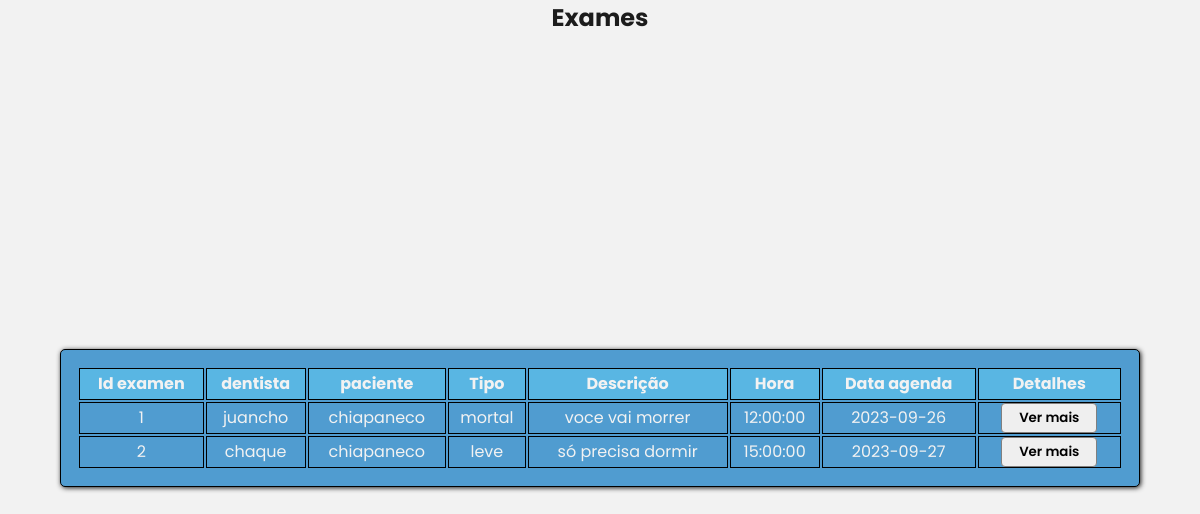
/listar_exames.php, run on an earlier commit of the app's database.
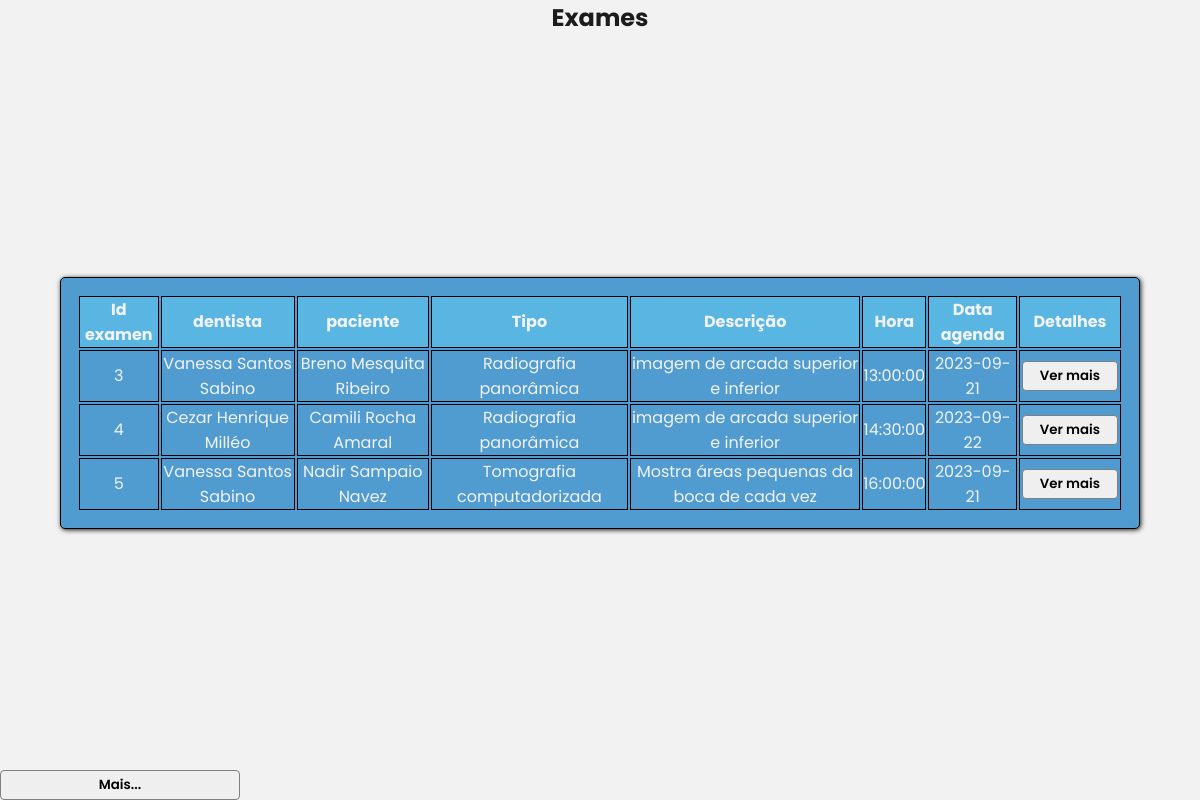
And on a later commit of the database.
### tables this page shows
CREATE TABLE IF NOT EXISTS `exame` (
  `id_examen_pk` int(11) NOT NULL,
  `id_dentista_fk` int(11) NOT NULL,
  `id_paciente_fk` int(11) NOT NULL,
  `tipo` text,
  `descricao` text,
  `resultado` text,
  `hora` time DEFAULT NULL,
  `data_agenda` date DEFAULT NULL,
  `imagem` longblob,
  PRIMARY KEY (`id_examen_pk`),
  KEY `id_dentista_fk` (`id_dentista_fk`),
  KEY `id_paciente_fk` (`id_paciente_fk`)
);

CREATE TABLE IF NOT EXISTS `dentista` (
  `id_funcionario_pk` int(12) NOT NULL,
  `cpf` varchar(11) DEFAULT NULL,
  `especialidade` text,
  `nome` text,
  `endereco` text,
  `telefone` bigint(12) DEFAULT NULL,
  `email` text,
  `crm` text,
  PRIMARY KEY (`id_funcionario_pk`)
);

CREATE TABLE IF NOT EXISTS `paciente` (
  `id_paciente_pk` int(11) NOT NULL,
  `nome` text,
  `telefone` varchar(11) DEFAULT NULL,
  `email` text,
  `senha` varchar(100) DEFAULT NULL,
  `cpf` bigint(11) DEFAULT NULL,
  `endereco` text,
  PRIMARY KEY (`id_paciente_pk`)
);

### persistence/Banco.php (called while the page is built, shortened)
<?php
class Banco{
	private $conexao;
	public function __construct(){
		$this->url="localhost";
		$this->usuario="root";
		$this->senha="";
		$this->banco="odontologia";
		$this->conexao=new mysqli($this->url,$this->usuario,
			$this->senha,$this->banco);
	}
	public function consultar($sql)
	{
		$consulta=$this->conexao->query($sql);
		$linhas=$consulta->num_rows;
		if($linhas>0){
			return $consulta;
		}else{
			return false;
		}
	}
}
?>

### persistence/ExamePA.php (called while the page is built, shortened)
<?php
require_once 'Banco.php';
class ExamePA{
	private $conexao;
	function __construct()
	{
		$this->conexao=new Banco();
	}
	public function retornarUltimo()
	{
		$sql="select max(id_examen_pk) from exame";
		$consulta=$this->conexao->consultar($sql);
		if(!$consulta){
			return false;
		}else{
			$linha=$consulta->fetch_assoc();
			$situacao=0;
			if($linha['max(id_examen_pk)']!=null){
				$situacao=$linha['max(id_examen_pk)'];
			}
			return $situacao;
		}
	}
	public function listar_inicio_fim($inicio,$fim)
	{
		$sql="select * from exame where id_examen_pk
		between $inicio and $fim";
		return $this->conexao->consultar($sql);
	}
	public function converteIdParaNomeDentista($id)
		{
			$sql="select dentista.nome as nome from exame join dentista on exame.id_dentista_fk=dentista.id_funcionario_pk where id_funcionario_pk=$id";
			return $this->conexao->consultar($sql);
		}
	public function converteIdParaNomePaciente($id)
		{
			$sql="select paciente.nome as nome from exame join paciente on exame.id_paciente_fk=paciente.id_paciente_pk where id_paciente_pk=$id";
			return $this->conexao->consultar($sql);
		}
}
?>

### listar_exames.php (the view, shortened to what this page needs)
<?php
require_once 'cabecalho.php';
?>
    <h2>Exames</h2>
<?php
if (isset($_POST['inicio'])) {
	$inicio=$_POST['inicio'];
	$fim=$inicio+4;
}else{
	$inicio=1;
	$fim=5;
}
require_once 'persistence/ExamePA.php';
$examepa=new ExamePA();
$consultar=$examepa->listar_inicio_fim($inicio,$fim);
if(!$consultar){
	echo "<h2>Não há nenhum exame cadastrado no sistema.</h2>";
}else{
	echo "<table>";
	echo "<tr>";
	echo "<th>Id examen</th>";
	echo "<th>dentista</th>";
	echo "<th>paciente</th>";
	echo "<th>Tipo</th>";
	echo "<th>Descrição</th>";
	echo "<th>Hora</th>";
	echo "<th>Data agenda</th>";
	echo "<th>Detalhes</th>";
	echo "</tr>";
	while ($linha=$consultar->fetch_assoc()) {
		echo "<tr>";
		echo "<td>".$linha['id_examen_pk']."</td>";
		$aux=$examepa->converteIdParaNomeDentista($linha['id_dentista_fk']);
		$linhaG=$aux->fetch_assoc();
		echo "<td>".$linhaG['nome']."</td>";
		$aux=$examepa->converteIdParaNomePaciente($linha['id_paciente_fk']);
		$linhaG=$aux->fetch_assoc();
		echo "<td>".$linhaG['nome']."</td>";
		echo "<td>".$linha['tipo']."</td>";
		echo "<td>".$linha['descricao']."</td>";
		echo "<td>".$linha['hora']."</td>";
		echo "<td>".$linha['data_agenda']."</td>";
		echo "<td>
			<form action='detalhes.php' method='POST'>"."
			<input type='hidden' name='idP' value='".$linha['id_paciente_fk']."'>
			<div id='alterar'>
			<input style='margin-left:0px;width:8vw;' type='submit' name='botao' value='Ver mais'>
			</div>
			</form>
			</td>";
		echo "</tr>";
	}
	echo "</table>";
	echo "<section>";
	$max=$examepa->retornarUltimo();
	if ($fim<$max) {
		echo "<form action='listar_exames.php' method='POST'>";
		echo "<input type='submit' name='botao' value='Mais...' class='mais'>";
		echo "</form>";
	}
	echo "</section>";
}
?>
</body>
</html>

### cabecalho.php (shortened to what this page needs)
<!DOCTYPE html>
<html lang="pt-br">
<head>
	<link rel="stylesheet" type="text/css" href="css/estilo.css">
</head>
<body>

### css/estilo.css (style rules this page uses)
:root { --color-white: #f2f2f2; --color-blue1: rgb(0, 151, 178); --color-blue2: #509CD0; --color-blue3: rgb(89, 182, 227); --color-dark1: #1c1c1c; --color-text: #d9d9d9; --color-hover: rgb(255, 255, 255, 0.2); --color-blue2hover: rgb(255, 255, 255, 0.1); }
* { margin:0px; padding:0px; }
body { display: flex; min-height: 100vh; background-color: var(--color-white); flex-direction: column; font-family: 'Poppins', sans-serif; }
h2 { text-align: center; color: var(--color-dark1); font-family: 'Poppins', sans-serif; }
input { width: 20vw; height: 30px; border-radius: 4px; border: 1px solid grey; text-align: center; font-family: 'Poppins', sans-serif; font-weight: 600; }
#alterar { height: 30px; margin-top: auto; margin-bottom: auto; }
#alterar input { margin: auto; width: 10vw; }
table { width: 90vw; margin: auto; border: 1px solid black; color: var(--color-white); background-color: var(--color-blue2); border-radius: 5px; box-shadow: 1px 1px 5px var(--color-dark1); padding: 1em; }
tr { height: 30px; border: 1px solid white; }
th { height: 30px; background-color: var(--color-blue3); border: 1px solid black; }
td div { margin: auto; width: 100px; height: 100px; }
td { height: 30px; text-align: center; border: 1px solid black; transition: 0.5s; }

What changed in the data, as far as the page shows it:
removed exame: id_examen_pk "1", dentista.nome "juancho", paciente.nome "chiapaneco", tipo "mortal", descricao "voce vai morrer", hora "12:00:00", data_agenda "2023-09-26"
removed exame: id_examen_pk "2", dentista.nome "chaque", paciente.nome "chiapaneco", tipo "leve", descricao "só precisa dormir", hora "15:00:00", data_agenda "2023-09-27"
added exame: id_examen_pk "3", dentista.nome "Vanessa Santos Sabino", paciente.nome "Breno Mesquita Ribeiro", tipo "Radiografia panorâmica", descricao "imagem de arcada superior e inferior", hora "13:00:00", data_agenda "2023-09-21"
added exame: id_examen_pk "4", dentista.nome "Cezar Henrique Milléo", paciente.nome "Camili Rocha Amaral", tipo "Radiografia panorâmica", descricao "imagem de arcada superior e inferior", hora "14:30:00", data_agenda "2023-09-22"
added exame: id_examen_pk "5", dentista.nome "Vanessa Santos Sabino", paciente.nome "Nadir Sampaio Navez", tipo "Tomografia computadorizada", descricao "Mostra áreas pequenas da boca de cada vez", hora "16:00:00", data_agenda "2023-09-21"
Also different on the page:
form field botao: (not shown) → "Mais..."
